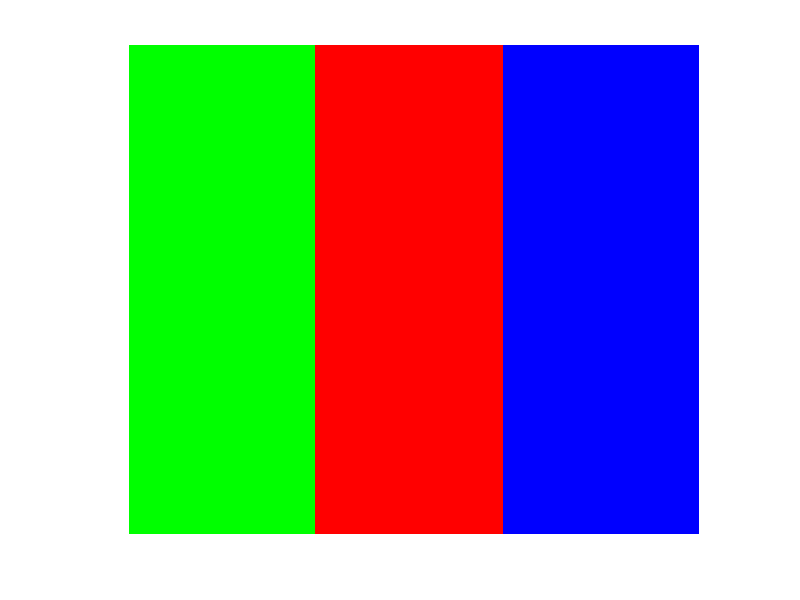

MATLAB code to generate this figure:
function []= practice();
for i=1:600
    for j=1:700
        a(i,j,1)=0;
        a(i,j,2)=255;
        a(i,j,3)=0;
    end
end

for i=1:600
    for j=230:460
        a(i,j,1)=255;
        a(i,j,2)=0;
        a(i,j,3)=0;
    end
end
for i=1:600
    for j=460:700
        a(i,j,1)=0;
        a(i,j,2)=0;
        a(i,j,3)=255;
    end
end
imshow(a);